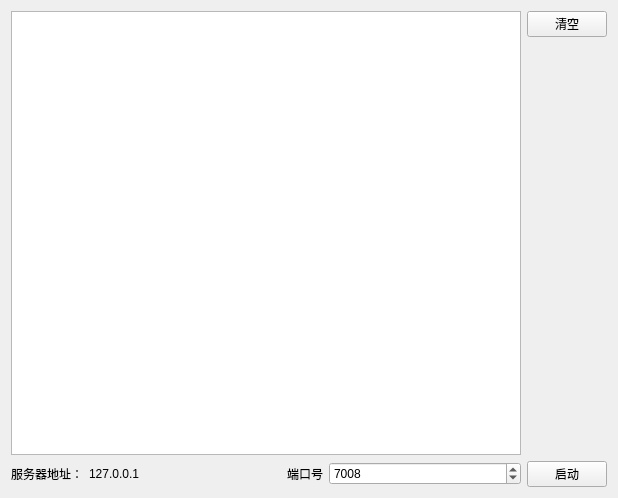
<?xml version="1.0" encoding="UTF-8"?>
<ui version="4.0">
 <class>ShoeServer</class>
 <widget class="QWidget" name="ShoeServer">
  <property name="geometry">
   <rect>
    <x>0</x>
    <y>0</y>
    <width>618</width>
    <height>498</height>
   </rect>
  </property>
  <property name="windowTitle">
   <string>ShoeServer</string>
  </property>
  <layout class="QVBoxLayout" name="verticalLayout">
   <item>
    <layout class="QHBoxLayout" name="horizontalLayout_panel">
     <item>
      <widget class="QTextEdit" name="textEdit"/>
     </item>
     <item>
      <layout class="QVBoxLayout" name="verticalLayout_sendpacket">
       <item>
        <widget class="QPushButton" name="pushButton_clear">
         <property name="text">
          <string>清空</string>
         </property>
        </widget>
       </item>
       <item>
        <spacer name="verticalSpacer">
         <property name="orientation">
          <enum>Qt::Vertical</enum>
         </property>
         <property name="sizeHint" stdset="0">
          <size>
           <width>20</width>
           <height>40</height>
          </size>
         </property>
        </spacer>
       </item>
      </layout>
     </item>
    </layout>
   </item>
   <item>
    <layout class="QHBoxLayout" name="horizontalLayout_connect">
     <item>
      <widget class="QLabel" name="label_ip">
       <property name="sizePolicy">
        <sizepolicy hsizetype="Fixed" vsizetype="Preferred">
         <horstretch>0</horstretch>
         <verstretch>0</verstretch>
        </sizepolicy>
       </property>
       <property name="text">
        <string>服务器地址：</string>
       </property>
      </widget>
     </item>
     <item>
      <widget class="QLabel" name="label">
       <property name="sizePolicy">
        <sizepolicy hsizetype="Expanding" vsizetype="Preferred">
         <horstretch>0</horstretch>
         <verstretch>0</verstretch>
        </sizepolicy>
       </property>
       <property name="text">
        <string>127.0.0.1</string>
       </property>
      </widget>
     </item>
     <item>
      <widget class="QLabel" name="label_port">
       <property name="sizePolicy">
        <sizepolicy hsizetype="Fixed" vsizetype="Preferred">
         <horstretch>0</horstretch>
         <verstretch>0</verstretch>
        </sizepolicy>
       </property>
       <property name="text">
        <string>端口号</string>
       </property>
      </widget>
     </item>
     <item>
      <widget class="QSpinBox" name="spinBox_port">
       <property name="sizePolicy">
        <sizepolicy hsizetype="Expanding" vsizetype="Fixed">
         <horstretch>0</horstretch>
         <verstretch>0</verstretch>
        </sizepolicy>
       </property>
       <property name="maximum">
        <number>9999</number>
       </property>
       <property name="value">
        <number>7008</number>
       </property>
      </widget>
     </item>
     <item>
      <widget class="QPushButton" name="pushButton_switch">
       <property name="text">
        <string>启动</string>
       </property>
      </widget>
     </item>
    </layout>
   </item>
  </layout>
 </widget>
 <layoutdefault spacing="6" margin="11"/>
 <resources/>
 <connections/>
</ui>
